Frame 1 (no input): blank canvas, image omitted
Frame 60 (the mouse pressed at the canvas centre just before this capture): blank canvas, image omitted
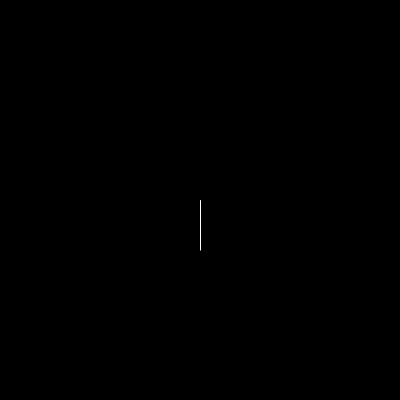
Frame 120 (the mouse held since frame 60 and released just before this capture)

The Processing sketch whose frames 1 and 60 were blank and that drew this single picture after the mouse press (run headless with seeded random() and noise(); from frame 60 on, the mouse is pressed at the canvas centre):

// Processing sketch: hold_wire
// ── hold_wire.pde
PVector start, end;
boolean draw = false;
void setup () {
  size(400, 400);
  start = new PVector();
  end = new PVector();
}

float lowest (float... nums) {
  float low = 1000000000;
  for (float f : nums) {
    if (f < low) {
      low = f;
    }
  }

  return low;
}

void draw() {
  background(0);
  noFill();
  stroke(255);
  if (draw) {
    beginShape();
    //vertex(start.x, start.y);
    float x1 = start.x;
    float y1 = start.y;
    float x2 = start.x + ((end.x -  start.x) / 2);
    float y2 = lowest(start.y, end.y) + (PVector.dist(start, end)*0.8) + 100;
    float x3 = end.x;
    float y3 = end.y;
    vertex(x1, y1);
    quadraticVertex(x2, y2, x3, y3);

    //bezierVertex(end.x - start.x, start.y + end.y + 50, end.x - start.x, start.y + end.y + 100, end.x, end.y);
    //line(start.x, start.y, end.x, end.y);
    endShape();
  }
}

void mousePressed() {
  start.set(mouseX, mouseY);
  end.set(mouseX, mouseY);
  draw  = true;
  println("start:" + start + " end: " + end);
}

void mouseDragged() {
  
  end.set(mouseX, mouseY);
  draw = true;
}

void mouseReleased() {
  draw = false;
}
